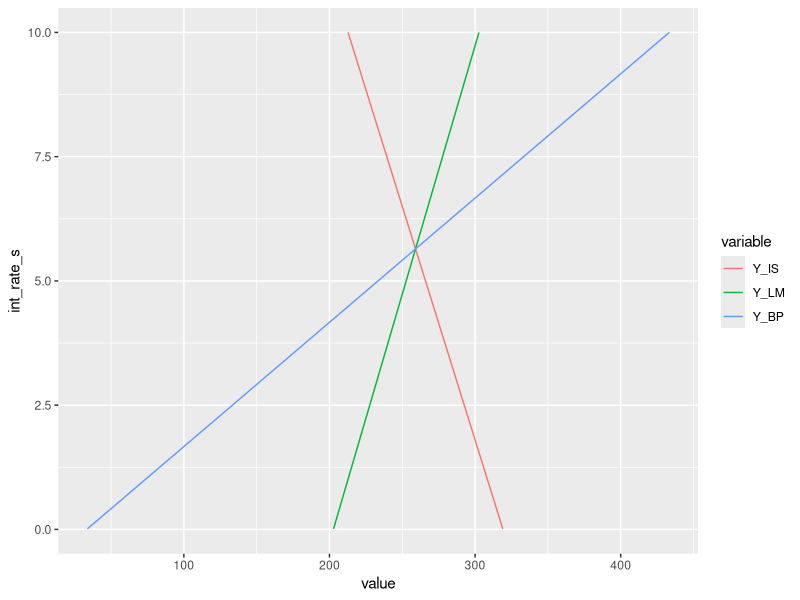

The R script that drew this image:
#Import required libraries
#make sure to have installed
library("reshape2")
library("ggplot2")


# Dan's code
setwd("folder")
a_0 <- 80
a_1 <- 0.8
i_0 <- 25
i_1 <- -5
g_0 <- 40
x_0 <- 25
m_0 <- 20
m_1 <- 0.15
t_rate <- 0.15
c_1 <- (a_0+i_0+g_0+x_0-m_0)
c_2 <- (1-a_1*(1-t_rate)+m_1)
l_1 <- 0.5
l_2 <- -5
k_prm <- 6

# Change the value of the interest rate to obtain the new value of output
# Equilibrium interest rate, aggregate output and money supply

int_rate_calc <- (((x_0-m_0)/m_1)-(c_1/c_2))/((i_1/c_2)-(k_prm/m_1))
y_calc <- ((x_0-m_0)/m_1)+(k_prm*int_rate_calc/m_1)
m_no_bar <- l_1*y_calc+l_2*int_rate_calc


# Nicole's Code

#Simulation 
obs <- c(seq(1,1000,by=1))
IS_LM_BP <- data.frame(obs)
head(IS_LM_BP)

#Generate Data
IS_LM_BP["int_rate_s"] <- IS_LM_BP["obs"]/100
IS_LM_BP["Y_IS"] <- (c_1/c_2)+(i_1*IS_LM_BP["int_rate_s"]/c_2)
IS_LM_BP["Y_LM"] <- (m_no_bar/l_1)-(l_2*IS_LM_BP["int_rate_s"]/l_1)
IS_LM_BP["Y_BP"] <- ((x_0-m_0)/m_1)+(k_prm*IS_LM_BP["int_rate_s"]/m_1)

#Drop obs cols
IS_LM_BP <- IS_LM_BP[-c(1)]
head(IS_LM_BP)

#Generate Equilibrium levels
print("Equilibrium level of output from the IS curve:")
y_is = (c_1/c_2)+(i_1*int_rate_calc/c_2)
y_is

print("Equilibrium level of output from the LM curve")
y_lm = (m_no_bar/l_1)-(l_2*int_rate_calc/l_1)
y_lm

print("Equilibrium level of output from the BP curve")
y_bp = ((x_0-m_0)/m_1)+(k_prm*int_rate_calc/m_1)
y_bp

df <- melt(IS_LM_BP, id="int_rate_s")
head(df,10)
#rehape df 
ggplot(data=df, aes(x=value,y=int_rate_s, color=variable))+
  geom_line()
  
